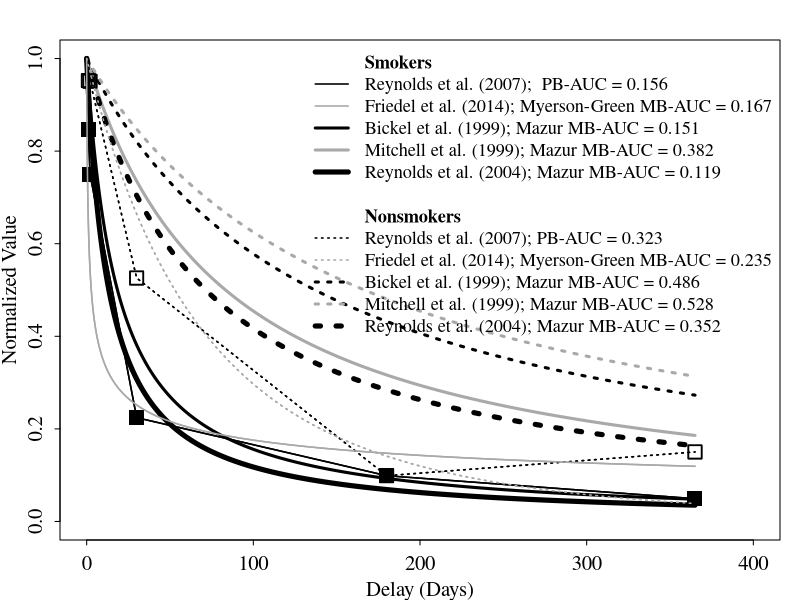

Reproduce this figure in R.

marTest <- 5


# General

delayVector <- seq(0, 365, by = 0.1)

# Reynolds et al.

delays <- c(1, 2, 30, 180, 365)
reynoldsSmokers <- c(0.846916079, 0.750327525,0.22421986, 0.098844224, 0.049121418)
reynoldsNonSmokers <- c(0.952414436, 0.950926694, 0.525856007, 0.098844224, 0.150162097)

# Friedel

friedelSmokers <- 1/((1+3.28*delayVector)^0.3)
friedelNonsmokers <- 1/((1+0.004*delayVector)^3.61)

# Bickel

bickelSmokers <- 1/(1+0.05414*delayVector)
bickelNonsmokers <- 1/(1+0.0073*delayVector)

# Mitchell

mitchellSmokers <- 1/(1+0.012*delayVector)
mitchellNonsmokers <- 1/(1+0.006*delayVector)

# reynoldsCurve

reynoldsCurveSmokers <- 1/(1+0.075*delayVector)
reynoldsCurveNonsmokers <- 1/(1+0.014*delayVector)

#

pointSize <- 2
lineWidth <- 3
lineType <- 3

minX <- 0
maxX <- 400


middleGray <- "#636363"
lightestGray <- "#cccccc"
laststGray <- "#e5e5e5"
endGray <- "#efefef"

xLab <- "Delay (Days)"
yLab <- "Value (Proportional)"

pTitle <- "Combined PB-AUC and Adjusted MB-AUC Measures"



#dev.off()

#setEPS()
#postscript("SavedFigure.eps",
#           fonts = "Times",
#           paper = "special",
#           width = 11,
#           height = 8,
#           horizontal = TRUE,
#           pagecentre = FALSE,
           #paper = "special",
           #bg = "transparent",
#           onefile = TRUE)

#dev.new()

par(family = "Times",
    mar=c(3,3,2,1),
    mgp=c(2,.7,0),
    mfrow = c(1,1),
    tck=-.01)

plot(delays,
     reynoldsSmokers,
     type = 'o',
     col = 'black',
     pch = 15,
     cex = pointSize,
     cex.lab = 1.25,
     cex.axis = 1.25,
     cex.main = 0.1,
     lty = 1,
     lwd = 1.5,
     main = NA,
     family = "Times",
     xlab = xLab,
     ylab = "Normalized Value",
     xlim = c(minX, maxX),
     ylim = c(0, 1.0))

#title(NULL, line=0)

points(delays,
       reynoldsNonSmokers,
       type = 'o',
       col = 'black',
       pch = 22,
       lty = lineType,
       lwd = 1.5,
       cex = pointSize)

lines(delayVector,
      friedelSmokers,
      type = 'l',
      col = "darkgray",
      lwd = 1.5,
      lty = 1)

lines(delayVector,
      friedelNonsmokers,
      type = 'l',
      col = "darkgray",
      lwd = 1.5,
      lty = lineType)

lines(delayVector,
      bickelSmokers,
      type = 'l',
      col = "black",
      lwd = 3,
      lty = 1)

lines(delayVector,
      bickelNonsmokers,
      type = 'l',
      col = "black",
      lwd = 3,
      lty = lineType)

lines(delayVector,
      mitchellSmokers,
      type = 'l',
      col = "darkgray",
      lwd = 3,
      lty = 1)

lines(delayVector,
      mitchellNonsmokers,
      type = 'l',
      col = "darkgray",
      lwd = 3,
      lty = lineType)

lines(delayVector,
      reynoldsCurveSmokers,
      type = 'l',
      col = "black",
      lwd = 5,
      lty = 1)

lines(delayVector,
      reynoldsCurveNonsmokers,
      type = 'l',
      col = "black",
      lwd = 5,
      lty = lineType)

##

points(delays,
       reynoldsSmokers,
       type = 'o',
       col = 'black',
       pch = 15,
       lty = 1,
       lwd = 1.5,
       cex = pointSize)

points(delays,
       reynoldsNonSmokers,
       type = 'o',
       col = 'black',
       pch = 22,
       lty = lineType,
       lwd = 1.5,
       cex = pointSize)

lines(delayVector,
      friedelSmokers,
      type = 'l',
      col = "darkgray",
      lwd = 1.5,
      lty = 1)

lines(delayVector,
      friedelNonsmokers,
      type = 'l',
      col = "darkgray",
      lwd = 1.5,
      lty = lineType)

##

legend(
  "topright",
  bty = "n",
  lty = c(NA,
          1, 1, 1, 1, 1,
          NA, NA,
          lineType, lineType, lineType, lineType, lineType),
  lwd = c(1.5, 1.5, 1.5, 3, 3, 5,
          1.5,
          1.5, 1.5, 1.5, 3, 3, 5),
  text.font = c(2,1,1,1,1,1,1,2,1,1,1,1,1),
  cex = 1.1,
  pt.cex = 1,
  col = c("black",
          "black", "darkgray", "black", "darkgray", "black",
          "black", "black",
          "black", "darkgray", "black", "darkgray", "black"),
  legend = c("Smokers",
             "Reynolds et al. (2007);  PB-AUC = 0.156",
             "Friedel et al. (2014); Myerson-Green MB-AUC = 0.167",
             "Bickel et al. (1999); Mazur MB-AUC = 0.151",
             "Mitchell et al. (1999); Mazur MB-AUC = 0.382",
             "Reynolds et al. (2004); Mazur MB-AUC = 0.119",
             "",
             "Nonsmokers",
             "Reynolds et al. (2007); PB-AUC = 0.323",
             "Friedel et al. (2014); Myerson-Green MB-AUC = 0.235",
             "Bickel et al. (1999); Mazur MB-AUC = 0.486",
             "Mitchell et al. (1999); Mazur MB-AUC = 0.528",
             "Reynolds et al. (2004); Mazur MB-AUC = 0.352")
)

#dev.off()

#dev.copy2eps(file="anotherfile.eps")

#points(delays, reynoldsNonSmokers)
